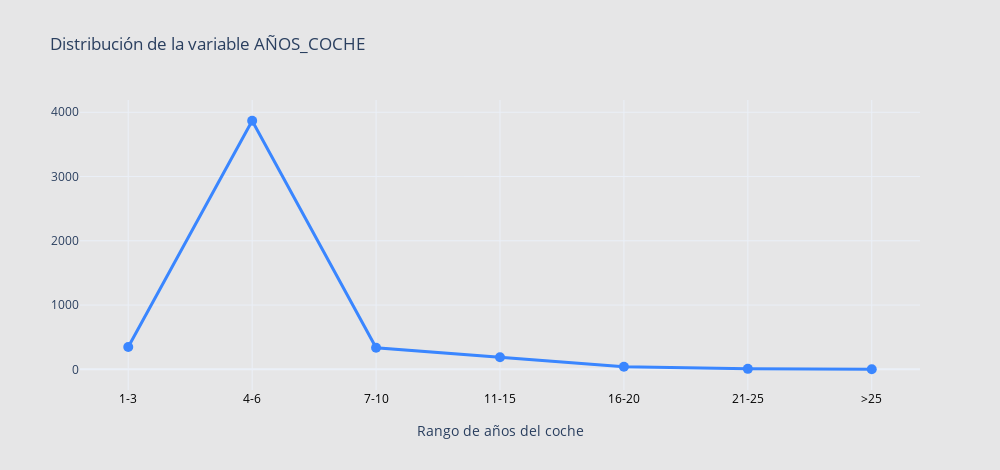

Notebook cell for this chart:
### Code cell
import plotly.graph_objects as go

# Datos de distribución
labels = ['1-3', '4-6', '7-10', '11-15', '16-20', '21-25', '>25']
valores = [347, 3868, 336, 189, 40, 7, 1]

# Asegurar orden correcto
x_labels = labels
y_vals = valores

# Crear figura
fig = go.Figure()

# Línea de tendencia con marcadores
fig.add_trace(go.Scatter(
    x=x_labels,
    y=y_vals,
    mode='lines+markers',
    name='Distribución',
    line=dict(color='#3A86FF', width=3),
    marker=dict(symbol='circle', size=10, color='#3A86FF'),
    text=[f'{v:,}' for v in y_vals],
    textposition='top center'
))

# Layout
fig.update_layout(
    title="Distribución de la variable AÑOS_COCHE",
    xaxis_title="Rango de años del coche",
    yaxis_title="",
    template='plotly_white',
    width=1000,
    height=470,
    plot_bgcolor='#e6e6e7',
    paper_bgcolor='#e6e6e7',
    xaxis=dict(
        tickfont=dict(color='black'),
        title_standoff=20
    )
)

fig.show()

### Figure 1 — Plotly figure (JSON) as saved in the notebook; plotly's stock layout.template omitted (floating-point values rounded to 4 significant figures)
{"data": [{"line": {"color": "#3A86FF", "width": 3}, "marker": {"color": "#3A86FF", "size": 10, "symbol": "circle"}, "mode": "lines+markers", "name": "Distribución", "text": ["347", "3,868", "336", "189", "40", "7", "1"], "textposition": "top center", "type": "scatter", "x": ["1-3", "4-6", "7-10", "11-15", "16-20", "21-25", ">25"], "y": [347, 3868, 336, 189, 40, 7, 1]}], "layout": {"height": 470, "paper_bgcolor": "#e6e6e7", "plot_bgcolor": "#e6e6e7", "title": {"text": "Distribución de la variable AÑOS_COCHE"}, "width": 1000, "xaxis": {"tickfont": {"color": "black"}, "title": {"standoff": 20, "text": "Rango de años del coche"}}, "yaxis": {"title": {"text": ""}}}}
